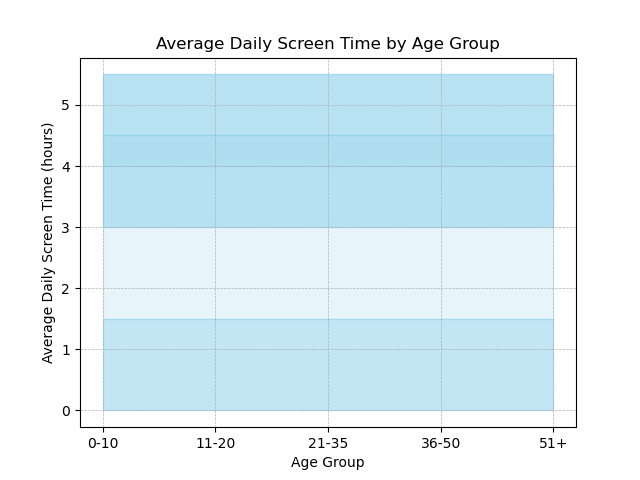

This chart was generated by the following Python code:

import matplotlib.pyplot as plt

# Data from the chart table provided
data = [
    {'Age Group': '0-10', ' Average Daily Screen Time (hours)': 1.5},
    {'Age Group': '11-20', ' Average Daily Screen Time (hours)': 4.0},
    {'Age Group': '21-35', ' Average Daily Screen Time (hours)': 5.5},
    {'Age Group': '36-50', ' Average Daily Screen Time (hours)': 4.5},
    {'Age Group': '51+', ' Average Daily Screen Time (hours)': 3.0}
]

# Extract the age groups and screen times into lists
age_groups = [item['Age Group'] for item in data]
screen_times = [item[' Average Daily Screen Time (hours)'] for item in data]

# Create the x points for the area chart, which correspond to the age groups
x_range = range(len(age_groups))

# Start the area chart with the lowest level (zero line)
plt.fill_between(x_range, 0, screen_times[0], color='skyblue', alpha=0.5)

# Plot each segment of the area chart and stack them correctly
for i in range(1, len(screen_times)):
    plt.fill_between(x_range, screen_times[i-1], screen_times[i],
                     color='skyblue', alpha=(i + 1) * 0.1)

# Add some visual enhancements
plt.xticks(x_range, age_groups)  # Set the x-axis to show the age group labels
plt.xlabel('Age Group')  # X-axis label
plt.ylabel('Average Daily Screen Time (hours)')  # Y-axis label
plt.title('Average Daily Screen Time by Age Group')  # Chart title

# Add a grid to make the chart easier to read
plt.grid(True, which='both', linestyle='--', linewidth=0.5)

# Show the plot
plt.show()
